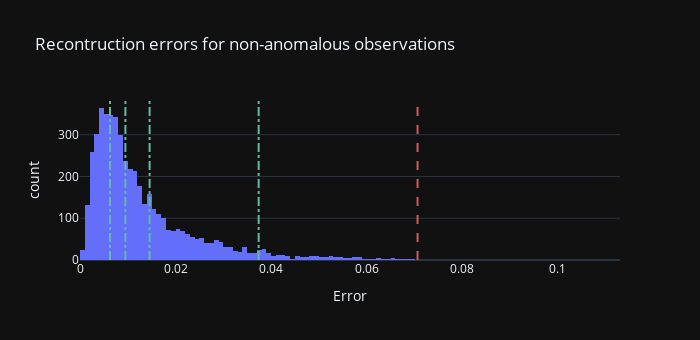

The notebook cell this image was saved under:
### Markdown cell above
First test non-anomalous images

### Code cell
test_dir = '../Datasets/anomalies_labelled/no'
acc, file_count = test_anomalies(test_dir, ae, errors, thresh, is_anomaly=False, show_images=False, show_err_plt=True)
print(f'Accuracy scored: {acc * 100}% (out of {file_count} samples)')

### Figure 1 — Plotly figure (JSON) as saved in the notebook; plotly's stock layout.template omitted (floating-point values rounded to 4 significant figures; data arrays with more than 128 entries replaced by an {"elided": "..."} marker saying what was removed)
{"data": [{"alignmentgroup": "True", "bingroup": "x", "hovertemplate": "Error=%{x}<br>count=%{y}<extra></extra>", "legendgroup": "", "marker": {"color": "#636efa"}, "name": "", "offsetgroup": "", "orientation": "v", "showlegend": false, "type": "histogram", "x": {"elided": "5000 float values"}, "xaxis": "x", "yaxis": "y"}], "layout": {"barmode": "relative", "height": 340, "legend": {"tracegroupgap": 0}, "shapes": [{"line": {"color": "indianred", "dash": "dash", "width": 2}, "type": "line", "x0": 0.07063, "x1": 0.07063, "xref": "x", "y0": 0, "y1": 1, "yref": "paper"}, {"line": {"color": "#5fbaa7", "dash": "dashdot", "width": 2}, "type": "line", "x0": 0.006277, "x1": 0.006277, "xref": "x", "y0": 0, "y1": 1, "yref": "paper"}, {"line": {"color": "#5fbaa7", "dash": "dashdot", "width": 2}, "type": "line", "x0": 0.009499, "x1": 0.009499, "xref": "x", "y0": 0, "y1": 1, "yref": "paper"}, {"line": {"color": "#5fbaa7", "dash": "dashdot", "width": 2}, "type": "line", "x0": 0.03739, "x1": 0.03739, "xref": "x", "y0": 0, "y1": 1, "yref": "paper"}, {"line": {"color": "#5fbaa7", "dash": "dashdot", "width": 2}, "type": "line", "x0": 0.01456, "x1": 0.01456, "xref": "x", "y0": 0, "y1": 1, "yref": "paper"}], "title": {"text": "Recontruction errors for non-anomalous observations"}, "width": 700, "xaxis": {"anchor": "y", "autorange": true, "domain": [0, 1], "range": [3.036e-18, 0.113], "title": {"text": "Error"}, "type": "linear"}, "yaxis": {"anchor": "x", "autorange": true, "domain": [0, 1], "range": [0, 383.2], "title": {"text": "count"}}}}
